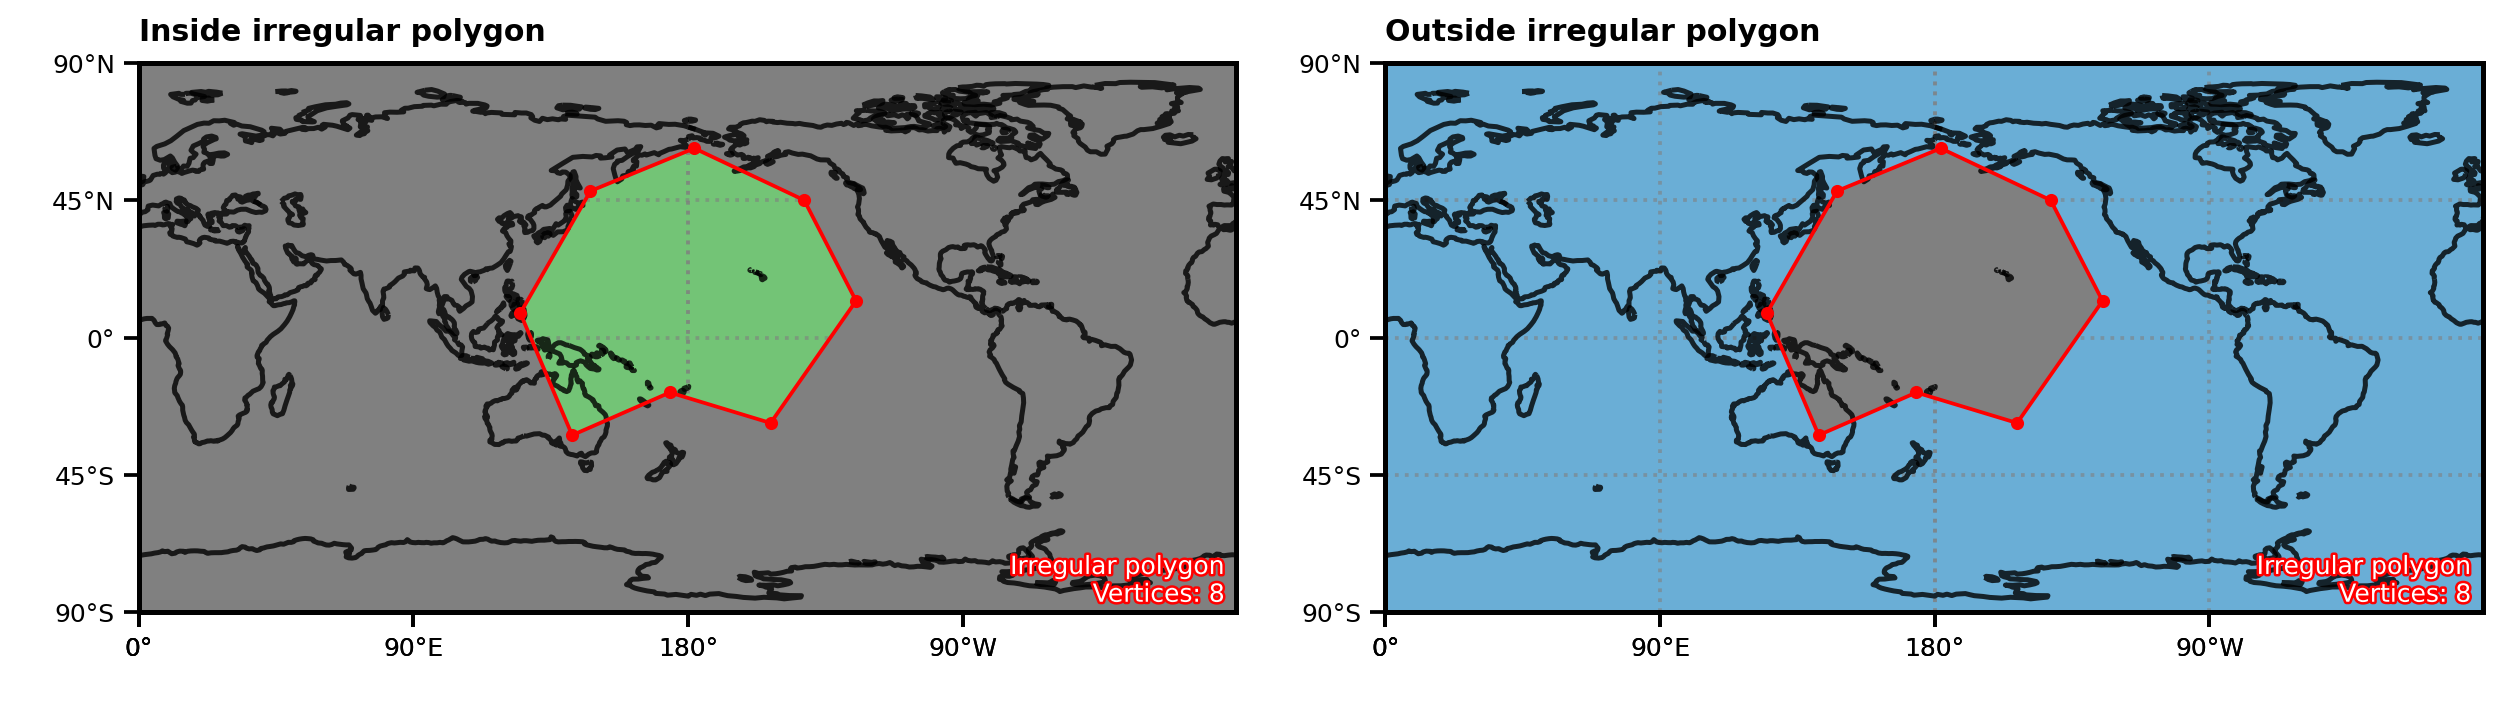

This chart was generated by the following Python code:
#!/usr/bin/env python3
"""示範如何自訂不規則多邊形路徑，並繪製路徑內、外的經緯度遮罩。"""

from pathlib import Path
import sys

import cartopy.crs as ccrs
import matplotlib.pyplot as plt
import numpy as np


# --- 設定自定義模組路徑 ---
SCRIPT_PATH = Path(__file__).resolve()
PY_NO_MONO_ROOT = SCRIPT_PATH.parent.parent.parent
if str(PY_NO_MONO_ROOT) not in sys.path:
    sys.path.insert(0, str(PY_NO_MONO_ROOT))

# --- 導入自定義模組 ---
import definitions as mydef


def main():
    """建立全球網格與不規則多邊形遮罩，並將內、外遮罩畫在同一張圖。"""

    # =========================================================
    # 1. 基本設定與全球網格 (Settings & Global Grid)
    # =========================================================

    # 設定全球網格解析度
    dx = 0.5
    dy = 0.5

    print("\n正在建立全球經緯度網格...")
    # 經度為 0 至 359.5 度；緯度為 -90 至 90 度，並包含南、北極
    lons = np.arange(0.0, 360.0, dx)
    lats = np.arange(-90.0, 90.0 + dy, dy)
    lons_2d, lats_2d = np.meshgrid(lons, lats)

    # =========================================================
    # 2. 建立不規則多邊形路徑 (Create an Irregular Polygon)
    # =========================================================

    print("\n正在建立不規則多邊形路徑...")
    # 依序列出多邊形頂點；mask_lon_lat_by_path 會自動連接最後與第一個頂點
    # 順時針方向建立頂點
    polygon_lons = np.array(
        [125.0, 148.0, 182.0, 218.0, 235.0, 207.0, 174.0, 142.0],
        dtype=float,
    )
    polygon_lats = np.array(
        [8.0, 48.0, 62.0, 45.0, 12.0, -28.0, -18.0, -32.0],
        dtype=float,
    )

    # 額外建立首尾相接的座標，供繪圖時顯示完整封閉邊界
    closed_polygon_lons = np.append(polygon_lons, polygon_lons[0])
    closed_polygon_lats = np.append(polygon_lats, polygon_lats[0])

    # =========================================================
    # 3. 建立路徑內、外遮罩 (Create Inside & Outside Masks)
    # =========================================================

    print("\n正在建立路徑內、外遮罩...")
    # 使用同一條不規則多邊形路徑，分別選取內部與外部的網格點
    inside = mydef.mask_lon_lat_by_path(
        lons_2d,
        lats_2d,
        polygon_lons,
        polygon_lats,
        inside=True,
    )
    outside = mydef.mask_lon_lat_by_path(
        lons_2d,
        lats_2d,
        polygon_lons,
        polygon_lats,
        inside=False,
    )

    # 選取到的網格設為 1，其餘設為 NaN，讓 p2d 只畫出遮罩保留區域
    inside_grid = np.where(inside["mask"], 1.0, np.nan)
    outside_grid = np.where(outside["mask"], 1.0, np.nan)

    # =========================================================
    # 4. 呼叫 p2d 繪圖 (Execute Plotting)
    # =========================================================

    print("\n正在繪製路徑內、外遮罩...")
    # 建立同一張 figure 的左右兩個全球地圖座標軸
    projection = ccrs.PlateCarree(central_longitude=180.0)
    data_crs = ccrs.PlateCarree()
    fig, axes = plt.subplots(
        1,
        2,
        figsize=(14, 5),
        subplot_kw={"projection": projection},
    )

    # 集中設定兩張圖共用的 p2d 參數
    p2d_common_kwargs = {
        "x": lons_2d,
        "y": lats_2d,
        "levels": [0.5, 1.5],
        "colorbar": False,

        "fig": fig,

        "coastline_resolution": "110m",
        "gt": 3,
        "projection": projection,
        "transform": data_crs,

        "show": False,
        "silent": True,
    }

    # 左圖：顯示不規則多邊形路徑內部的網格
    mydef.p2d(
        title="Inside irregular polygon",
        array=inside_grid,
        cmap="Greens",
        ax=axes[0],
        **p2d_common_kwargs,
    )

    # 右圖：顯示同一條不規則多邊形路徑外部的網格
    mydef.p2d(
        title="Outside irregular polygon",
        array=outside_grid,
        cmap="Blues",
        ax=axes[1],
        **p2d_common_kwargs,
    )

    # 在兩張圖疊加不規則多邊形的封閉邊界與各個頂點
    for ax in axes:
        ax.plot(
            closed_polygon_lons,
            closed_polygon_lats,
            color="red",
            linewidth=1.5,
            transform=data_crs,
            zorder=10,
        )
        ax.scatter(
            polygon_lons,
            polygon_lats,
            color="red",
            s=18,
            transform=data_crs,
            zorder=11,
        )

        # 在右下角標示不規則多邊形的頂點數量
        mydef.add_user_info_text(
            ax=ax,
            user_info=f"Irregular polygon\nVertices: {polygon_lons.size}",
            loc="inner lower right",
            color="white",
            stroke_width=2.0,
            stroke_color="red",
            silent=True,
        )

    # =========================================================
    # 5. 儲存圖檔 (Save Figure)
    # =========================================================

    # 將完成的 figure 存在範例程式旁邊
    output_path = SCRIPT_PATH.with_suffix(".png")
    mydef.f2p(
        figure=fig,
        out=str(output_path),
        dpi=180,
        close_fig=True,
    )
    print("\nDONE!\n")
    breakpoint()


if __name__ == "__main__":
    main()
